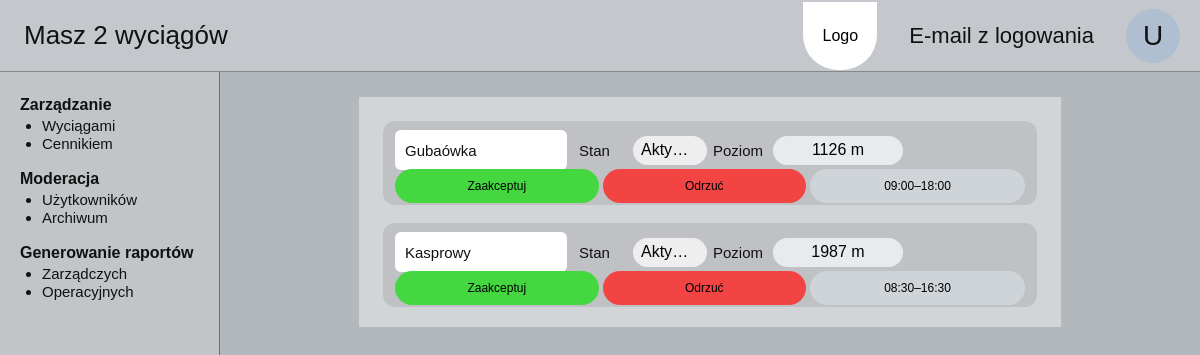
The page / on the database its author committed.
### core/models.py (models this page shows, shortened)
class Wyciag(models.Model):
    nazwa = models.CharField(max_length=100)
    wysokosc = models.PositiveIntegerField()
    godzinaotwarcia = models.TimeField()
    godzinazamkniecia = models.TimeField()
    czyczynny = models.BooleanField(default=True)
    class Meta:
        db_table = "wyciag"
        verbose_name = "Wyciąg"
        verbose_name_plural = "Wyciągi"
        ordering = ["nazwa"]

### core/views.py (the view)
# urls.py: 2. Add a URL to urlpatterns:  path('', views.home, name='home')
def home(request):
    lifts = Wyciag.objects.all()
    tickets = DokumentPrzejazdu.objects.select_related("narciarz", "cennik").all()
    return render(request, "core/home.html", {
        "lifts": lifts,
        "tickets": tickets,
    })

### core/templates/core/home.html (shortened to what this page needs)
{% load static %}
<!DOCTYPE html>
<html lang="pl">
<head>
    <link rel="stylesheet" href="{% static 'core/dashboard.css' %}">
</head>
<body>
    <div class="app-shell">
        <header class="topbar">
            <h1>Masz {{ lifts|length }} wyciągów</h1>
            <div class="top-actions">
                <button class="logo-button" type="button">Logo</button>
                <a class="login-link" href="#">E-mail z logowania</a>
                <button class="avatar" type="button">U</button>
            </div>
        </header>
        <div class="workspace">
            <aside class="sidebar">
                <section>
                    <h2>Zarządzanie</h2>
                    <ul>
                        <li><a href="/admin/core/wyciag/">Wyciągami</a></li>
                        <li><a href="/admin/core/cennik/">Cennikiem</a></li>
                    </ul>
                </section>
                <section>
                    <h2>Moderacja</h2>
                    <ul>
                        <li><a href="/admin/core/uzytkownik/">Użytkowników</a></li>
                        <li><a href="/admin/core/dokumentprzejazdu/">Archiwum</a></li>
                    </ul>
                </section>
                <section>
                    <h2>Generowanie raportów</h2>
                    <ul>
                        <li><a href="#">Zarządczych</a></li>
                        <li><a href="#">Operacyjnych</a></li>
                    </ul>
                </section>
            </aside>
            <main class="content">
                <section class="tickets">
                    {% for lift in lifts %}
                    <article class="ticket">
                        <div class="ticket-row">
                            <span class="ticket-name">{{ lift.nazwa }}</span>
                            <div class="ticket-fields">
                                <span class="status-label">Stan</span>
                                <button class="status active" type="button">{% if lift.czyczynny %}Aktywny{% else %}Nieczynny{% endif %}</button>
                                <span class="level-label">Poziom</span>
                                <button class="status level" type="button">{{ lift.wysokosc }} m</button>
                            </div>
                        </div>
                        <div class="ticket-actions">
                            <button class="action accept" type="button">Zaakceptuj</button>
                            <button class="action reject" type="button">Odrzuć</button>
                            <button class="action details" type="button">{{ lift.godzinaotwarcia|time:"H:i" }}–{{ lift.godzinazamkniecia|time:"H:i" }}</button>
                        </div>
                    </article>
                    {% empty %}
                    <article class="ticket empty-ticket">
                        <strong>Brak wyciągów w bazie danych</strong>
                    </article>
                    {% endfor %}
                </section>
            </main>
        </div>
    </div>
</body>
</html>

### core/static/core/dashboard.css (style rules this page uses)
* { box-sizing: border-box; }
body { margin: 0; overflow: hidden; font-family: Arial, Helvetica, sans-serif; color: #111; background: #aeb6bd; }
button, a { font: inherit; }
.app-shell { width: 100vw; height: 100vh; background: #adb5ba; }
.topbar { height: 72px; display: grid; grid-template-columns: 1fr auto; align-items: center; padding: 0 20px 0 24px; background: #c4c7cb; border-bottom: 1px solid #888; }
.topbar h1 { margin: 0; font-size: 26px; font-weight: 500; }
.top-actions { display: flex; align-items: center; gap: 32px; }
.logo-button { width: 74px; height: 68px; border: 0; border-radius: 0 0 35px 35px; background: #fff; font-size: 16px; }
.login-link { color: #111; text-decoration: none; font-size: 22px; }
.avatar { width: 54px; height: 54px; border: 0; border-radius: 50%; color: #111; background: #afbed1; font-size: 28px; }
.workspace { height: calc(100vh - 72px); display: grid; grid-template-columns: 220px 1fr; }
.sidebar { padding: 24px 20px; background: #c2c5c8; border-right: 1px solid #6f6f6f; }
.sidebar section { margin-bottom: 18px; }
.sidebar h2 { margin: 0 0 3px; font-size: 16px; }
.sidebar ul { margin: 0; padding-left: 22px; }
.sidebar li { font-size: 15px; margin: 1px 0; }
.sidebar a { color: #111; text-decoration: none; }
.content { display: flex; justify-content: center; padding: 25px 40px; background: #b2b8bc; }
.tickets { width: min(760px, 78%); height: 230px; padding: 24px; display: flex; flex-direction: column; gap: 18px; background: #d2d5d8; }
.ticket { height: 84px; min-height: 84px; display: grid; grid-template-columns: 1fr 215px; align-items: center; column-gap: 16px; padding: 9px 12px; border-radius: 12px; background: #bfc1c5; }
.ticket-row { height: 100%; display: grid; grid-template-columns: 1fr 215px; align-items: center; gap: 12px; }
.ticket-name { height: 40px; display: flex; align-items: center; padding-left: 10px; border-radius: 6px; background: #fff; font-size: 15px; }
.ticket-fields { display: grid; grid-template-columns: 48px 74px 54px 1fr; align-items: center; column-gap: 6px; }
.status-label, .level-label { font-size: 15px; }
.status { height: 29px; border: 0; border-radius: 999px; background: #eee; padding: 0 8px; white-space: nowrap; overflow: hidden; text-overflow: ellipsis; }
.status.level { min-width: 130px; background: #e8ebed; }
.ticket-actions { grid-column: 1 / -1; display: grid; grid-template-columns: 1fr 1fr 215px; gap: 4px; margin-top: -1px; }
.action { height: 34px; border: 0; border-radius: 999px; font-size: 12px; }
.accept { background: #44d73f; }
.reject { background: #f24442; }
.details { background: #cfd4d8; }

### rows shown on the page
Wyciag: nazwa "Gubaówka", czyczynny "Akty…", wysokosc "1126", godzinaotwarcia "09:00", godzinazamkniecia "18:00"
Wyciag: nazwa "Kasprowy", czyczynny "Akty…", wysokosc "1987", godzinaotwarcia "08:30", godzinazamkniecia "16:30"

### other values the page prints
{{ lifts|length }} "2"
